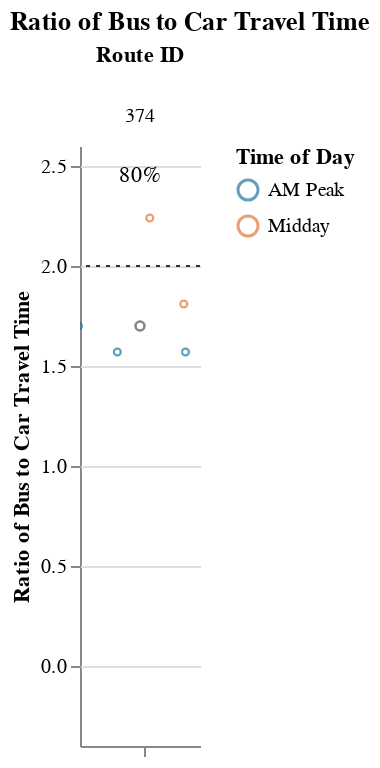
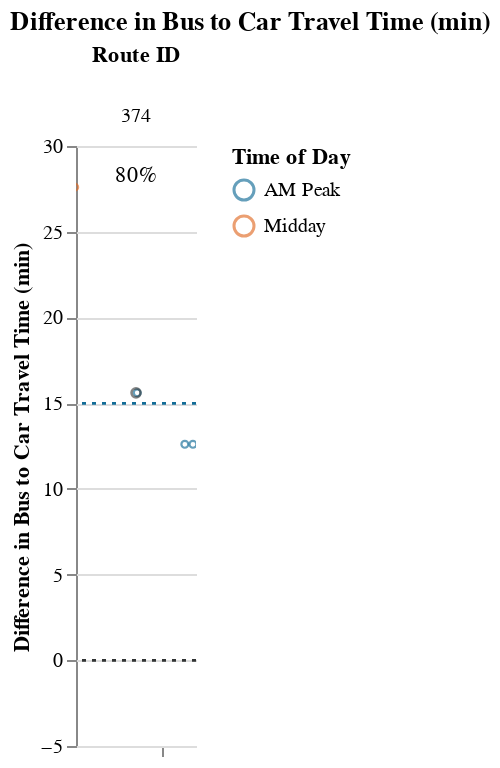

The cell these charts' notebook holds for them, in order:
### Markdown cell above
## Viable Competitive Routes
### Short Routes (< 1 hr)

### Code cell
# Allow for possibility that operator doesn't have routes that fall into certain route_groups
# But, jupyterbook will not like markdown with f-string
# separate out route_group and put in each cell, and use try/except + if to display...
# but all 3 route groups must be displayed. just add sentence about why no routes were returned at the end
route_group = "short"
try:
    subset_routes, mult, diff  = setup_charts(df, PCT_COMPETITIVE_THRESHOLD, route_group)
    
    if len(subset_routes) > 0:
        display(
            Markdown(
                f"{CAPTIONS_DICT[route_group]}"
                "Within each route group, routes are sorted in descending order "
                "by % competitive trips and # trips below the additional time cut-off."
            )
        )

        display(mult)
        display(diff)
except:
    print("No routes meet this criteria.")

### Figure 1 — Vega-Lite specification as saved in the notebook (floating-point values rounded to 4 significant figures)
{"config": {"view": {"continuousWidth": 400, "continuousHeight": 300, "stroke": null}, "facet": {"spacing": 0}}, "data": {"name": "data-464103dbad32618f0cae1fe9a47b813f"}, "facet": {"column": {"field": "route_id", "sort": ["374"], "title": "Route ID", "type": "nominal"}}, "spec": {"layer": [{"mark": {"type": "point", "opacity": 0.65, "size": 12, "strokeWidth": 1.1}, "encoding": {"color": {"field": "time_of_day", "scale": {"range": ["#136C97", "#E16B26", "#F6BF16", "#00896B", "#7790A3", "#5B559C"]}, "sort": ["AM Peak", "Midday", "PM Peak", "Owl Service"], "title": "Time of Day", "type": "nominal"}, "tooltip": [{"field": "route_id", "type": "nominal"}, {"field": "trip_id", "type": "nominal"}, {"field": "service_hours", "type": "quantitative"}, {"field": "car_duration_hours", "type": "quantitative"}, {"field": "bus_multiplier", "type": "quantitative"}, {"field": "bus_difference", "type": "quantitative"}, {"field": "num_trips", "type": "quantitative"}, {"field": "num_competitive", "type": "quantitative"}, {"field": "pct_trips_competitive", "type": "quantitative"}, {"field": "p25", "type": "quantitative"}, {"field": "p50", "type": "quantitative"}, {"field": "p75", "type": "quantitative"}], "x": {"axis": {"grid": false, "labels": false, "ticks": true, "values": [0]}, "field": "jitter", "scale": {}, "title": null, "type": "quantitative"}, "y": {"field": "bus_multiplier", "scale": {"domain": [-0.25, 2.5]}, "title": "Ratio of Bus to Car Travel Time", "type": "quantitative"}}, "selection": {"selector001": {"type": "interval", "bind": "scales", "encodings": ["x", "y"]}}, "transform": [{"calculate": "sqrt(-2*log(random()))*cos(2*PI*random())", "as": "jitter"}], "width": 60}, {"layer": [{"mark": {"type": "point", "opacity": 0.6, "size": 20, "strokeWidth": 1.3}, "encoding": {"color": {"value": "#323434"}, "y": {"field": "bus_multiplier", "type": "quantitative"}}, "transform": [{"filter": "(datum.p50_trip === 1)"}]}, {"mark": {"type": "rule", "strokeDash": [2, 3]}, "encoding": {"color": {"value": "#323434"}, "y": {"field": "cutoff", "type": "quantitative"}}}, {"mark": {"type": "text", "align": "center", "baseline": "middle"}, "encoding": {"color": {"value": "black"}, "text": {"field": "pct_trips_competitive", "format": ".0%", "type": "quantitative"}, "tooltip": [{"field": "route_id", "type": "nominal"}, {"field": "trip_id", "type": "nominal"}, {"field": "service_hours", "type": "quantitative"}, {"field": "car_duration_hours", "type": "quantitative"}, {"field": "bus_multiplier", "type": "quantitative"}, {"field": "bus_difference", "type": "quantitative"}, {"field": "num_trips", "type": "quantitative"}, {"field": "num_competitive", "type": "quantitative"}, {"field": "pct_trips_competitive", "type": "quantitative"}, {"field": "p25", "type": "quantitative"}, {"field": "p50", "type": "quantitative"}, {"field": "p75", "type": "quantitative"}], "x": {"value": 30}, "y": {"value": 15}}, "transform": [{"calculate": "sqrt(-2*log(random()))*cos(2*PI*random())", "as": "jitter"}, {"filter": "(datum.fastest_trip === 1)"}]}]}]}, "resolve": {"scale": {"y": "shared"}}, "title": "Ratio of Bus to Car Travel Time", "$schema": "https://vega.github.io/schema/vega-lite/v4.17.0.json", "datasets": {"data-464103dbad32618f0cae1fe9a47b813f": [{"calitp_itp_id": 34, "trip_key": 5892677553650632622, "trip_id": "t_1464309_b_30344_tn_0", "shape_id": "p_1276639", "route_id": "374", "service_hours": 0.58, "trip_first_departure_ts": 25200, "trip_last_arrival_ts": 27300, "departure_hour": 7, "time_of_day": "AM Peak", "p25": 0.58, "p50": 0.63, "p75": 0.67, "p50_trip": 0, "fastest_trip": 1, "car_duration_hours": 0.37, "competitive_route": 1, "bus_multiplier": 1.57, "bus_difference": 12.6, "num_trips": 5, "num_competitive": 4, "pct_trips_competitive": 0.8, "bus_difference_spread": 15.0, "route_group": "short", "max_trip_hrs": 0.83, "max_trip_route_group": 1.0, "name": "City of Beaumont", "caltrans_district": "08 - San Bernardino", "drmt_organization_name": null, "cutoff2": 15.0, "cutoff": 2}, {"calitp_itp_id": 34, "trip_key": 5462754935045100504, "trip_id": "t_1464310_b_30344_tn_0", "shape_id": "p_1276641", "route_id": "374", "service_hours": 0.58, "trip_first_departure_ts": 27300, "trip_last_arrival_ts": 29400, "departure_hour": 7, "time_of_day": "AM Peak", "p25": 0.58, "p50": 0.63, "p75": 0.67, "p50_trip": 0, "fastest_trip": 0, "car_duration_hours": 0.37, "competitive_route": 1, "bus_multiplier": 1.57, "bus_difference": 12.6, "num_trips": 5, "num_competitive": 4, "pct_trips_competitive": 0.8, "bus_difference_spread": 15.0, "route_group": "short", "max_trip_hrs": 0.83, "max_trip_route_group": 1.0, "name": "City of Beaumont", "caltrans_district": "08 - San Bernardino", "drmt_organization_name": null, "cutoff2": 15.0, "cutoff": 2}, {"calitp_itp_id": 34, "trip_key": -1579305071204761968, "trip_id": "t_1464311_b_30344_tn_0", "shape_id": "p_1276641", "route_id": "374", "service_hours": 0.63, "trip_first_departure_ts": 27600, "trip_last_arrival_ts": 29880, "departure_hour": 7, "time_of_day": "AM Peak", "p25": 0.58, "p50": 0.63, "p75": 0.67, "p50_trip": 1, "fastest_trip": 0, "car_duration_hours": 0.37, "competitive_route": 1, "bus_multiplier": 1.7, "bus_difference": 15.6, "num_trips": 5, "num_competitive": 4, "pct_trips_competitive": 0.8, "bus_difference_spread": 15.0, "route_group": "short", "max_trip_hrs": 0.83, "max_trip_route_group": 1.0, "name": "City of Beaumont", "caltrans_district": "08 - San Bernardino", "drmt_organization_name": null, "cutoff2": 15.0, "cutoff": 2}, {"calitp_itp_id": 34, "trip_key": -6303257823472920984, "trip_id": "t_1464312_b_30344_tn_0", "shape_id": "p_1276644", "route_id": "374", "service_hours": 0.67, "trip_first_departure_ts": 54900, "trip_last_arrival_ts": 57300, "departure_hour": 15, "time_of_day": "Midday", "p25": 0.58, "p50": 0.63, "p75": 0.67, "p50_trip": 0, "fastest_trip": 0, "car_duration_hours": 0.37, "competitive_route": 1, "bus_multiplier": 1.81, "bus_difference": 18.0, "num_trips": 5, "num_competitive": 4, "pct_trips_competitive": 0.8, "bus_difference_spread": 15.0, "route_group": "short", "max_trip_hrs": 0.83, "max_trip_route_group": 1.0, "name": "City of Beaumont", "caltrans_district": "08 - San Bernardino", "drmt_organization_name": null, "cutoff2": 15.0, "cutoff": 2}, {"calitp_itp_id": 34, "trip_key": 5135752337688310872, "trip_id": "t_1464313_b_30344_tn_0", "shape_id": "p_1276643", "route_id": "374", "service_hours": 0.83, "trip_first_departure_ts": 57600, "trip_last_arrival_ts": 60600, "departure_hour": 16, "time_of_day": "Midday", "p25": 0.58, "p50": 0.63, "p75": 0.67, "p50_trip": 0, "fastest_trip": 0, "car_duration_hours": 0.37, "competitive_route": 1, "bus_multiplier": 2.24, "bus_difference": 27.6, "num_trips": 5, "num_competitive": 4, "pct_trips_competitive": 0.8, "bus_difference_spread": 15.0, "route_group": "short", "max_trip_hrs": 0.83, "max_trip_route_group": 1.0, "name": "City of Beaumont", "caltrans_district": "08 - San Bernardino", "drmt_organization_name": null, "cutoff2": 15.0, "cutoff": 2}]}}

### Figure 2 — Vega-Lite specification as saved in the notebook (floating-point values rounded to 4 significant figures)
{"config": {"view": {"continuousWidth": 400, "continuousHeight": 300, "stroke": null}, "facet": {"spacing": 0}}, "data": {"name": "data-64a5518647687956706d4918689409b9"}, "facet": {"column": {"field": "route_id", "sort": ["374"], "title": "Route ID", "type": "nominal"}}, "spec": {"layer": [{"mark": {"type": "point", "opacity": 0.65, "size": 12, "strokeWidth": 1.1}, "encoding": {"color": {"field": "time_of_day", "scale": {"range": ["#136C97", "#E16B26", "#F6BF16", "#00896B", "#7790A3", "#5B559C"]}, "sort": ["AM Peak", "Midday", "PM Peak", "Owl Service"], "title": "Time of Day", "type": "nominal"}, "tooltip": [{"field": "route_id", "type": "nominal"}, {"field": "trip_id", "type": "nominal"}, {"field": "service_hours", "type": "quantitative"}, {"field": "car_duration_hours", "type": "quantitative"}, {"field": "bus_multiplier", "type": "quantitative"}, {"field": "bus_difference", "type": "quantitative"}, {"field": "num_trips", "type": "quantitative"}, {"field": "num_competitive", "type": "quantitative"}, {"field": "pct_trips_competitive", "type": "quantitative"}, {"field": "p25", "type": "quantitative"}, {"field": "p50", "type": "quantitative"}, {"field": "p75", "type": "quantitative"}], "x": {"axis": {"grid": false, "labels": false, "ticks": true, "values": [0]}, "field": "jitter", "scale": {}, "title": null, "type": "quantitative"}, "y": {"field": "bus_difference", "scale": {"domain": [-5, 27.6]}, "title": "Difference in Bus to Car Travel Time (min)", "type": "quantitative"}}, "selection": {"selector002": {"type": "interval", "bind": "scales", "encodings": ["x", "y"]}}, "transform": [{"calculate": "sqrt(-2*log(random()))*cos(2*PI*random())", "as": "jitter"}], "width": 60}, {"layer": [{"mark": {"type": "point", "opacity": 0.6, "size": 20, "strokeWidth": 1.3}, "encoding": {"color": {"value": "#323434"}, "y": {"field": "bus_difference", "type": "quantitative"}}, "transform": [{"filter": "(datum.p50_trip === 1)"}]}, {"mark": {"type": "rule", "strokeDash": [2, 3]}, "encoding": {"color": {"value": "#323434"}, "y": {"field": "cutoff", "type": "quantitative"}}}, {"mark": {"type": "rule", "strokeDash": [2, 3]}, "encoding": {"color": {"value": "#136C97"}, "y": {"field": "cutoff2", "type": "quantitative"}}}, {"mark": {"type": "text", "align": "center", "baseline": "middle"}, "encoding": {"color": {"value": "black"}, "text": {"field": "pct_trips_competitive", "format": ".0%", "type": "quantitative"}, "tooltip": [{"field": "route_id", "type": "nominal"}, {"field": "trip_id", "type": "nominal"}, {"field": "service_hours", "type": "quantitative"}, {"field": "car_duration_hours", "type": "quantitative"}, {"field": "bus_multiplier", "type": "quantitative"}, {"field": "bus_difference", "type": "quantitative"}, {"field": "num_trips", "type": "quantitative"}, {"field": "num_competitive", "type": "quantitative"}, {"field": "pct_trips_competitive", "type": "quantitative"}, {"field": "p25", "type": "quantitative"}, {"field": "p50", "type": "quantitative"}, {"field": "p75", "type": "quantitative"}], "x": {"value": 30}, "y": {"value": 15}}, "transform": [{"calculate": "sqrt(-2*log(random()))*cos(2*PI*random())", "as": "jitter"}, {"filter": "(datum.fastest_trip === 1)"}]}]}]}, "resolve": {"scale": {"y": "shared"}}, "title": "Difference in Bus to Car Travel Time (min)", "$schema": "https://vega.github.io/schema/vega-lite/v4.17.0.json", "datasets": {"data-64a5518647687956706d4918689409b9": [{"calitp_itp_id": 34, "trip_key": 5892677553650632622, "trip_id": "t_1464309_b_30344_tn_0", "shape_id": "p_1276639", "route_id": "374", "service_hours": 0.58, "trip_first_departure_ts": 25200, "trip_last_arrival_ts": 27300, "departure_hour": 7, "time_of_day": "AM Peak", "p25": 0.58, "p50": 0.63, "p75": 0.67, "p50_trip": 0, "fastest_trip": 1, "car_duration_hours": 0.37, "competitive_route": 1, "bus_multiplier": 1.57, "bus_difference": 12.6, "num_trips": 5, "num_competitive": 4, "pct_trips_competitive": 0.8, "bus_difference_spread": 15.0, "route_group": "short", "max_trip_hrs": 0.83, "max_trip_route_group": 1.0, "name": "City of Beaumont", "caltrans_district": "08 - San Bernardino", "drmt_organization_name": null, "cutoff2": 15.0, "cutoff": 0}, {"calitp_itp_id": 34, "trip_key": 5462754935045100504, "trip_id": "t_1464310_b_30344_tn_0", "shape_id": "p_1276641", "route_id": "374", "service_hours": 0.58, "trip_first_departure_ts": 27300, "trip_last_arrival_ts": 29400, "departure_hour": 7, "time_of_day": "AM Peak", "p25": 0.58, "p50": 0.63, "p75": 0.67, "p50_trip": 0, "fastest_trip": 0, "car_duration_hours": 0.37, "competitive_route": 1, "bus_multiplier": 1.57, "bus_difference": 12.6, "num_trips": 5, "num_competitive": 4, "pct_trips_competitive": 0.8, "bus_difference_spread": 15.0, "route_group": "short", "max_trip_hrs": 0.83, "max_trip_route_group": 1.0, "name": "City of Beaumont", "caltrans_district": "08 - San Bernardino", "drmt_organization_name": null, "cutoff2": 15.0, "cutoff": 0}, {"calitp_itp_id": 34, "trip_key": -1579305071204761968, "trip_id": "t_1464311_b_30344_tn_0", "shape_id": "p_1276641", "route_id": "374", "service_hours": 0.63, "trip_first_departure_ts": 27600, "trip_last_arrival_ts": 29880, "departure_hour": 7, "time_of_day": "AM Peak", "p25": 0.58, "p50": 0.63, "p75": 0.67, "p50_trip": 1, "fastest_trip": 0, "car_duration_hours": 0.37, "competitive_route": 1, "bus_multiplier": 1.7, "bus_difference": 15.6, "num_trips": 5, "num_competitive": 4, "pct_trips_competitive": 0.8, "bus_difference_spread": 15.0, "route_group": "short", "max_trip_hrs": 0.83, "max_trip_route_group": 1.0, "name": "City of Beaumont", "caltrans_district": "08 - San Bernardino", "drmt_organization_name": null, "cutoff2": 15.0, "cutoff": 0}, {"calitp_itp_id": 34, "trip_key": -6303257823472920984, "trip_id": "t_1464312_b_30344_tn_0", "shape_id": "p_1276644", "route_id": "374", "service_hours": 0.67, "trip_first_departure_ts": 54900, "trip_last_arrival_ts": 57300, "departure_hour": 15, "time_of_day": "Midday", "p25": 0.58, "p50": 0.63, "p75": 0.67, "p50_trip": 0, "fastest_trip": 0, "car_duration_hours": 0.37, "competitive_route": 1, "bus_multiplier": 1.81, "bus_difference": 18.0, "num_trips": 5, "num_competitive": 4, "pct_trips_competitive": 0.8, "bus_difference_spread": 15.0, "route_group": "short", "max_trip_hrs": 0.83, "max_trip_route_group": 1.0, "name": "City of Beaumont", "caltrans_district": "08 - San Bernardino", "drmt_organization_name": null, "cutoff2": 15.0, "cutoff": 0}, {"calitp_itp_id": 34, "trip_key": 5135752337688310872, "trip_id": "t_1464313_b_30344_tn_0", "shape_id": "p_1276643", "route_id": "374", "service_hours": 0.83, "trip_first_departure_ts": 57600, "trip_last_arrival_ts": 60600, "departure_hour": 16, "time_of_day": "Midday", "p25": 0.58, "p50": 0.63, "p75": 0.67, "p50_trip": 0, "fastest_trip": 0, "car_duration_hours": 0.37, "competitive_route": 1, "bus_multiplier": 2.24, "bus_difference": 27.6, "num_trips": 5, "num_competitive": 4, "pct_trips_competitive": 0.8, "bus_difference_spread": 15.0, "route_group": "short", "max_trip_hrs": 0.83, "max_trip_route_group": 1.0, "name": "City of Beaumont", "caltrans_district": "08 - San Bernardino", "drmt_organization_name": null, "cutoff2": 15.0, "cutoff": 0}]}}
